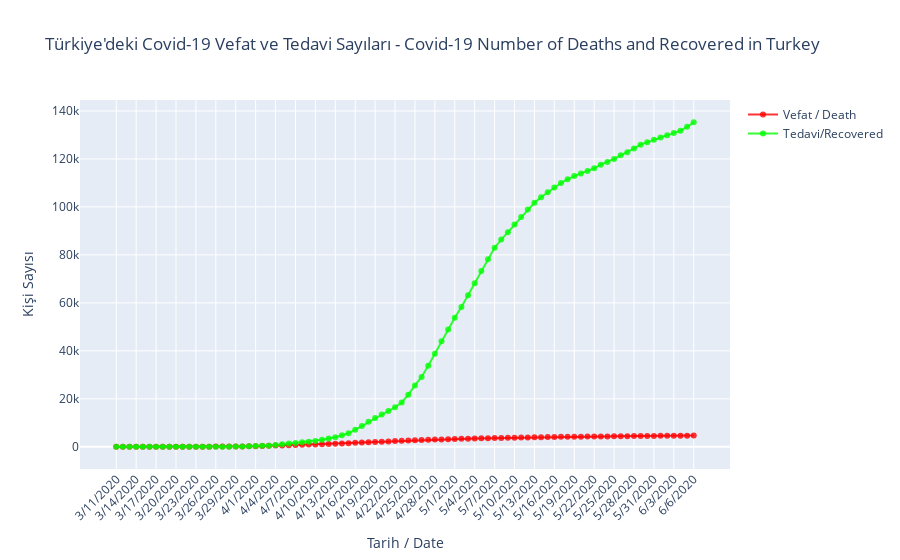

Notebook code cell kept with this figure:
### Code cell
olum = go.Scatter(x = data.Tarih,
                    y = data.Vefat,
                    mode = "lines+markers",
                    name = "Vefat / Death",
                    marker = dict(color = 'rgba(255, 0, 0, 0.8)'),
                    text= data.Vefat
                   )
taburcu = go.Scatter(x = data.Tarih,
                    y = data.Tedavi_Edilen,
                    mode = "lines+markers",
                    name = "Tedavi/Recovered",
                    marker = dict(color = 'rgba(0, 255, 0, 0.8)'),
                    text= data.Tedavi_Edilen
                   )
data2 = [olum,taburcu]
layout = dict(title = "Türkiye'deki Covid-19 Vefat ve Tedavi Sayıları - Covid-19 Number of Deaths and Recovered in Turkey", 
              xaxis= dict(title= 'Tarih / Date'), yaxis= dict(title= 'Kişi Sayısı'), xaxis_tickangle=-45)
fig = dict(data = data2, layout = layout)
iplot(fig)
